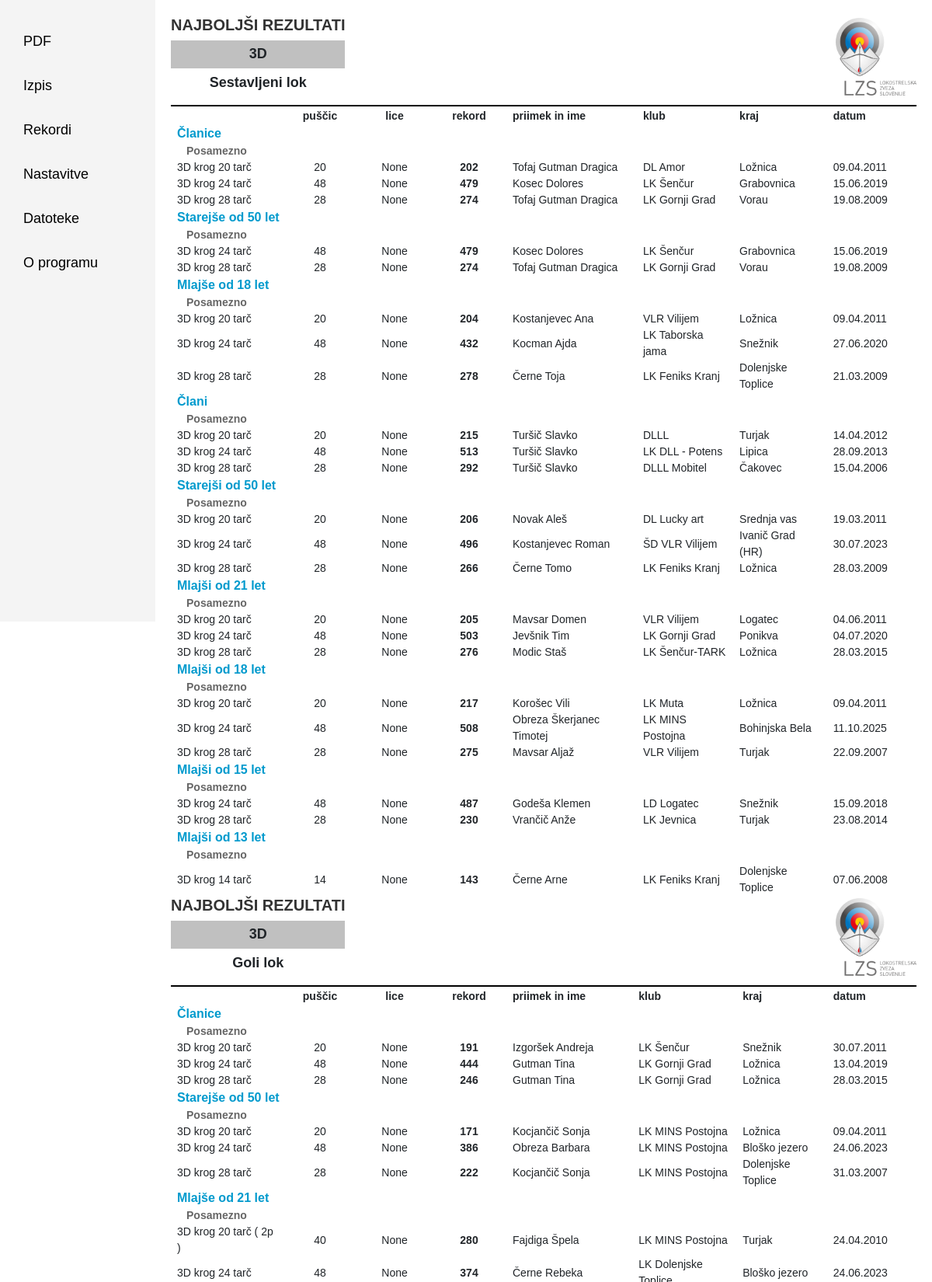
Screenshot of /records/best/3d (upper part) with the database file from the repository.
### models.py (models this page shows, shortened)
class Style(db.Model):
    __tablename__ = 'style'
    id = db.Column(db.Integer, primary_key=True)
    name = db.Column(db.String(100), nullable=False, unique=True)

class Category(db.Model):
    __tablename__ = 'category'
    id = db.Column(db.Integer, primary_key=True)
    name = db.Column(db.String(120), nullable=False)
    parent_id = db.Column(db.Integer, db.ForeignKey('category.id'), nullable=True)
    parent = db.relationship('Category', remote_side=[id], backref='children')
    gender_id = db.Column(db.Integer, db.ForeignKey('gender.id'), nullable=False)
    gender = db.relationship('Gender', backref='categories')

class SubCategory(db.Model):
    __tablename__ = 'subcategory'
    id = db.Column(db.Integer, primary_key=True)
    name = db.Column(db.String(100), nullable=False)

class Record(db.Model):
    __tablename__ = 'record'
    id = db.Column(db.Integer, primary_key=True)
    competitor_name = db.Column(db.String(150), nullable=False)
    club = db.Column(db.String(150), nullable=True)
    result = db.Column(db.String(50), nullable=False)
    location = db.Column(db.String(150), nullable=True)
    date = db.Column(db.Date, nullable=False)
    competition_type_id = db.Column(
        db.Integer,
        db.ForeignKey('competition_type.id'),
        nullable=False
    )
    competition_type = db.relationship('CompetitionType')
    competition_subtype_id = db.Column(
        db.Integer,
        db.ForeignKey('competition_subtype.id'),
        nullable=True
    )
    competition_subtype = db.relationship('CompetitionSubType')
    style_id = db.Column(
        db.Integer,
        db.ForeignKey('style.id'),
        nullable=False
    )
    style = db.relationship('Style')
    gender_id = db.Column(
        db.Integer,
        db.ForeignKey('gender.id'),
        nullable=False
    )
    gender = db.relationship('Gender')
    category_id = db.Column(
        db.Integer,
        db.ForeignKey('category.id'),
        nullable=False
    )
    category = db.relationship('Category')
    subcategory_id = db.Column(
        db.Integer,
        db.ForeignKey('subcategory.id'),
        nullable=True
    )
    subcategory = db.relationship('SubCategory')
    @classmethod
    def best_results(cls, competition_type_name=None):
        r2 = aliased(cls)
        q = db.session.query(
            cls.competition_type_id,
            cls.competition_subtype_id,
            cls.style_id,
            cls.gender_id,
            cls.category_id,
            cls.subcategory_id,
            func.max(cast(cls.result, Float)).label("max_result")
        )
        if competition_type_name:
            q = q.join(cls.competition_type) \
                .filter(CompetitionType.name == competition_type_name)
        subq = q.group_by(
            cls.competition_type_id,
            cls.competition_subtype_id,
            cls.style_id,
            cls.gender_id,
            cls.category_id,
            cls.subcategory_id,
        ).subquery()
        return (
            db.session.query(cls)
                .join(
                subq,
                (cls.competition_type_id == subq.c.competition_type_id) &
                (func.coalesce(cls.competition_subtype_id, 0)
                 == func.coalesce(subq.c.competition_subtype_id, 0)) &
                (cls.style_id == subq.c.style_id) &
                (cls.gender_id == subq.c.gender_id) &
                (cls.category_id == subq.c.category_id) &
                (func.coalesce(cls.subcategory_id, 0)
                 == func.coalesce(subq.c.subcategory_id, 0)) &
                (cast(cls.result, Float) == subq.c.max_result)
            )
                .all()
        )

class CompetitionSubType(db.Model):
    __tablename__ = 'competition_subtype'
    id = db.Column(db.Integer, primary_key=True)
    name = db.Column(db.String(120), nullable=False)
    competition_type_id = db.Column(db.Integer, db.ForeignKey('competition_type.id'), nullable=False)
    competition_type = db.relationship('CompetitionType', backref='subtypes')
    arrows = db.Column(db.Integer, nullable=False, default=0)
    lice = db.Column(db.String(120), nullable=True)

### app.py (the view)
@app.route("/records/best/3d")
def best_3d():
    results = Record.best_results("3-D")
    grouped = group_results_by_style_category(results)
    return render_template(
        "records/best_3d.html",
        grouped_results=grouped,
        styles=['Sestavljeni lok', 'Goli lok', 'Tradicionalni lok', 'Dolgi lok', 'Lovski lok', 'Samostrel']
    )

### app.py (called while the page is built)
def group_results_by_style_category(results):
    grouped_results = defaultdict(lambda: defaultdict(lambda: defaultdict(list)))
    for r in results:
        grouped_results[r.style.name][r.category.name][
            r.subcategory.name if r.subcategory else '—'
        ].append(r)
    return grouped_results

### templates/records/best_3d.html
{% extends 'base.html' %}
{% block content %}
<link rel="stylesheet" href="{{ url_for('static', filename='records.css') }}">
{% for style_name in styles %}
<div class="style-header">
    <div class="titles">
        <h1>NAJBOLJŠI REZULTATI</h1>
        <h2>3D</h2>
      <h3>{{ style_name }}</h3>
    </div>
    <div class="logo">
        <img src="{{ url_for('static', filename='logo-2.png') }}" alt="logo">
    </div>
</div>
<hr/>
<table class="records">
<thead>
<tr>
  <th></th>
  <th>puščic</th>
  <th>lice</th>
  <th>rekord</th>
  <th>priimek in ime</th>
  <th>klub</th>
  <th>kraj</th>
  <th>datum</th>
</tr>
</thead>
<tbody>
{% for category, subcats in grouped_results[style_name].items() %}
  {% for subcategory, records in subcats.items() %}
    <tr class="category-row">
      <td colspan="8"><strong>{{ category }}</strong></td>
    </tr>
    <tr class="subcategory-row">
      <td colspan="8">{{ subcategory }}</td>
    </tr>
    {% for r in records %}
    <tr>
      <td>{{ r.competition_subtype.name if r.competition_subtype else '—' }}</td>
      <td>{{ r.competition_subtype.arrows if r.competition_subtype else '—' }}</td>
      <td>{{ r.competition_subtype.lice if r.competition_subtype else '—' }}</td>
      <td><strong>{{ r.result }}</strong></td>
      <td>{{ r.competitor_name }}</td>
      <td>{{ r.club or '—' }}</td>
      <td>{{ r.location or '—' }}</td>
      <td>{{ r.date.strftime("%d.%m.%Y") }}</td>
    </tr>
    {% endfor %}
  {% endfor %}
{% endfor %}
</tbody>
</table>
{% endfor %}
{% endblock %}

### templates/base.html (shortened to what this page needs)
<!DOCTYPE html>
<html lang="en">
<head>
<link href="https://stackpath.bootstrapcdn.com/bootstrap/4.5.2/css/bootstrap.min.css" rel="stylesheet">
</head>
<body>
    <nav>
        <a href="{{ url_for('reports') }}">PDF</a>
        <a href="{{ url_for('izpis') }}">Izpis</a>
        <a href="{{ url_for('rekordi') }}">Rekordi</a>
        <a href="{{ url_for('nastavitve') }}">Nastavitve</a>
        <a href="{{ url_for('datoteke') }}">Datoteke</a>
        <a href="{{ url_for('o_programu') }}">O programu</a>
    </nav>
    <div class="content">
        {% block content %}{% endblock %}
    </div>
</body>
</html>

### static/records.css (style rules this page uses)
.records { width: 100%; border-collapse: collapse; font-size: 14px; }
.records tr { page-break-inside: avoid; }
.records th, .records td { padding: 0px 8px; text-align: left; }
.records th { font-weight: bold; }
.category-row td { color: #009acd; font-weight: bold; font-size: 16px; text-align: left; border: none; }
.subcategory-row td { color: #666666; padding-left: 20px; font-weight: bold; }
.records tr td:first-child { width: 15%; }
.records tr td:nth-child(2), .records tr td:nth-child(3), .records tr td:nth-child(4) { text-align: center; width: 10%; }
.records tr th:nth-child(2), .records tr th:nth-child(3), .records tr th:nth-child(4) { text-align: center; }
.records tr td:nth-child(8) { width: 12%; }
.records strong { font-weight: bold; }
h1 { font-size: 20px; text-align: center; font-weight: bold; }
h2 { background: #c0c0c0; font-size: 18px; text-align: center; font-weight: bold; padding: 7px 7px; }
h3 { font-size: 18px; text-align: center; font-weight: bold; }
.style-header { display: flex; justify-content: space-between; align-items: center; margin-bottom: 10px; page-break-inside: avoid; }
.style-header .titles { text-align: left; }
.style-header .logo img { height: 100px; page-break-inside: avoid; }
hr { height: 2px; border: none; background-color: black; margin: 2px 0; }

### templates/base.html (style rules this page uses)
body { font-family: Arial, sans-serif; display: flex; }
nav { width: 200px; background-color: #f4f4f4; padding: 20px; height: 100vh; }
nav a { display: block; margin: 10px 0; padding: 10px; text-decoration: none; color: black; font-size: 18px; }
.content { flex: 1; padding: 20px; }
h1 { color: #333; }

### rows the page displays
Style: name "Sestavljeni lok"
Category: name "Članice"
SubCategory: name "Posamezno"
Record: competition_subtype "3D krog 20 tarč", competition_subtype "20", competition_subtype "None", result "202", competitor_name "Tofaj Gutman Dragica", club "DL Amor", location "Ložnica", date "09.04.2011"
Record: competition_subtype "3D krog 24 tarč", competition_subtype "48", competition_subtype "None", result "479", competitor_name "Kosec Dolores", club "LK Šenčur", location "Grabovnica", date "15.06.2019"
Record: competition_subtype "3D krog 28 tarč", competition_subtype "28", competition_subtype "None", result "274", competitor_name "Tofaj Gutman Dragica", club "LK Gornji Grad", location "Vorau", date "19.08.2009"
Category: name "Starejše od 50 let"
Record: competition_subtype "3D krog 24 tarč", competition_subtype "48", competition_subtype "None", result "479", competitor_name "Kosec Dolores", club "LK Šenčur", location "Grabovnica", date "15.06.2019"
Record: competition_subtype "3D krog 28 tarč", competition_subtype "28", competition_subtype "None", result "274", competitor_name "Tofaj Gutman Dragica", club "LK Gornji Grad", location "Vorau", date "19.08.2009"
Category: name "Mlajše od 18 let"
Record: competition_subtype "3D krog 20 tarč", competition_subtype "20", competition_subtype "None", result "204", competitor_name "Kostanjevec Ana", club "VLR Vilijem", location "Ložnica", date "09.04.2011"
Record: competition_subtype "3D krog 24 tarč", competition_subtype "48", competition_subtype "None", result "432", competitor_name "Kocman Ajda", club "LK Taborska jama", location "Snežnik", date "27.06.2020"
Record: competition_subtype "3D krog 28 tarč", competition_subtype "28", competition_subtype "None", result "278", competitor_name "Černe Toja", club "LK Feniks Kranj", location "Dolenjske Toplice", date "21.03.2009"
Category: name "Člani"
Record: competition_subtype "3D krog 20 tarč", competition_subtype "20", competition_subtype "None", result "215", competitor_name "Turšič Slavko", club "DLLL", location "Turjak", date "14.04.2012"
Record: competition_subtype "3D krog 24 tarč", competition_subtype "48", competition_subtype "None", result "513", competitor_name "Turšič Slavko", club "LK DLL - Potens", location "Lipica", date "28.09.2013"
Record: competition_subtype "3D krog 28 tarč", competition_subtype "28", competition_subtype "None", result "292", competitor_name "Turšič Slavko", club "DLLL Mobitel", location "Čakovec", date "15.04.2006"
Category: name "Starejši od 50 let"
Record: competition_subtype "3D krog 20 tarč", competition_subtype "20", competition_subtype "None", result "206", competitor_name "Novak Aleš", club "DL Lucky art", location "Srednja vas", date "19.03.2011"
Record: competition_subtype "3D krog 24 tarč", competition_subtype "48", competition_subtype "None", result "496", competitor_name "Kostanjevec Roman", club "ŠD VLR Vilijem", location "Ivanič Grad (HR)", date "30.07.2023"
Record: competition_subtype "3D krog 28 tarč", competition_subtype "28", competition_subtype "None", result "266", competitor_name "Černe Tomo", club "LK Feniks Kranj", location "Ložnica", date "28.03.2009"
Category: name "Mlajši od 21 let"
Record: competition_subtype "3D krog 20 tarč", competition_subtype "20", competition_subtype "None", result "205", competitor_name "Mavsar Domen", club "VLR Vilijem", location "Logatec", date "04.06.2011"
Record: competition_subtype "3D krog 24 tarč", competition_subtype "48", competition_subtype "None", result "503", competitor_name "Jevšnik Tim", club "LK Gornji Grad", location "Ponikva", date "04.07.2020"
Record: competition_subtype "3D krog 28 tarč", competition_subtype "28", competition_subtype "None", result "276", competitor_name "Modic Staš", club "LK Šenčur-TARK", location "Ložnica", date "28.03.2015"
Category: name "Mlajši od 18 let"
Record: competition_subtype "3D krog 20 tarč", competition_subtype "20", competition_subtype "None", result "217", competitor_name "Korošec Vili", club "LK Muta", location "Ložnica", date "09.04.2011"
Record: competition_subtype "3D krog 24 tarč", competition_subtype "48", competition_subtype "None", result "508", competitor_name "Obreza Škerjanec Timotej", club "LK MINS Postojna", location "Bohinjska Bela", date "11.10.2025"
Record: competition_subtype "3D krog 28 tarč", competition_subtype "28", competition_subtype "None", result "275", competitor_name "Mavsar Aljaž", club "VLR Vilijem", location "Turjak", date "22.09.2007"
Category: name "Mlajši od 15 let"
Record: competition_subtype "3D krog 24 tarč", competition_subtype "48", competition_subtype "None", result "487", competitor_name "Godeša Klemen", club "LD Logatec", location "Snežnik", date "15.09.2018"
Record: competition_subtype "3D krog 28 tarč", competition_subtype "28", competition_subtype "None", result "230", competitor_name "Vrančič Anže", club "LK Jevnica", location "Turjak", date "23.08.2014"
Category: name "Mlajši od 13 let"
Record: competition_subtype "3D krog 14 tarč", competition_subtype "14", competition_subtype "None", result "143", competitor_name "Černe Arne", club "LK Feniks Kranj", location "Dolenjske Toplice", date "07.06.2008"
Style: name "Goli lok"
Record: competition_subtype "3D krog 20 tarč", competition_subtype "20", competition_subtype "None", result "191", competitor_name "Izgoršek Andreja", club "LK Šenčur", location "Snežnik", date "30.07.2011"
Record: competition_subtype "3D krog 24 tarč", competition_subtype "48", competition_subtype "None", result "444", competitor_name "Gutman Tina", club "LK Gornji Grad", location "Ložnica", date "13.04.2019"
Record: competition_subtype "3D krog 28 tarč", competition_subtype "28", competition_subtype "None", result "246", competitor_name "Gutman Tina", club "LK Gornji Grad", location "Ložnica", date "28.03.2015"
Record: competition_subtype "3D krog 20 tarč", competition_subtype "20", competition_subtype "None", result "171", competitor_name "Kocjančič Sonja", club "LK MINS Postojna", location "Ložnica", date "09.04.2011"
Record: competition_subtype "3D krog 24 tarč", competition_subtype "48", competition_subtype "None", result "386", competitor_name "Obreza Barbara", club "LK MINS Postojna", location "Bloško jezero", date "24.06.2023"
Record: competition_subtype "3D krog 28 tarč", competition_subtype "28", competition_subtype "None", result "222", competitor_name "Kocjančič Sonja", club "LK MINS Postojna", location "Dolenjske Toplice", date "31.03.2007"
Category: name "Mlajše od 21 let"
Record: competition_subtype "3D krog 20 tarč ( 2p )", competition_subtype "40", competition_subtype "None", result "280", competitor_name "Fajdiga Špela", club "LK MINS Postojna", location "Turjak", date "24.04.2010"
Record: competition_subtype "3D krog 24 tarč", competition_subtype "48", competition_subtype "None", result "374", competitor_name "Černe Rebeka", location "Bloško jezero", date "24.06.2023"
